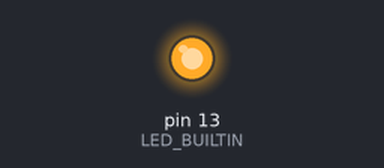
Bench run of a sketch on a simulated Arduino Uno, built with avr-gcc and run on an emulated ATmega328P. Shown: output pins drawn as LEDs (lit = HIGH).

Above: at 0.1 s.
Timing chart, 0 to 1.6 s (numbered marks = the images above):
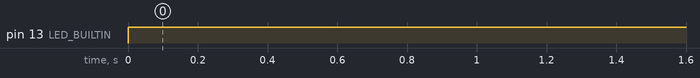

The sketch:

HS01_Blink.ino
```cpp
void setup() {
  pinMode(LED_BUILTIN, OUTPUT);
}

void loop() {
  digitalWrite(LED_BUILTIN, HIGH);
  delay(100);
//  digitalWrite(LED_BUILTIN, LOW);
  delay(500);
}
```

Measured:
- by itself, pin 13 (LED_BUILTIN): LOW → HIGH at 0.00 s
